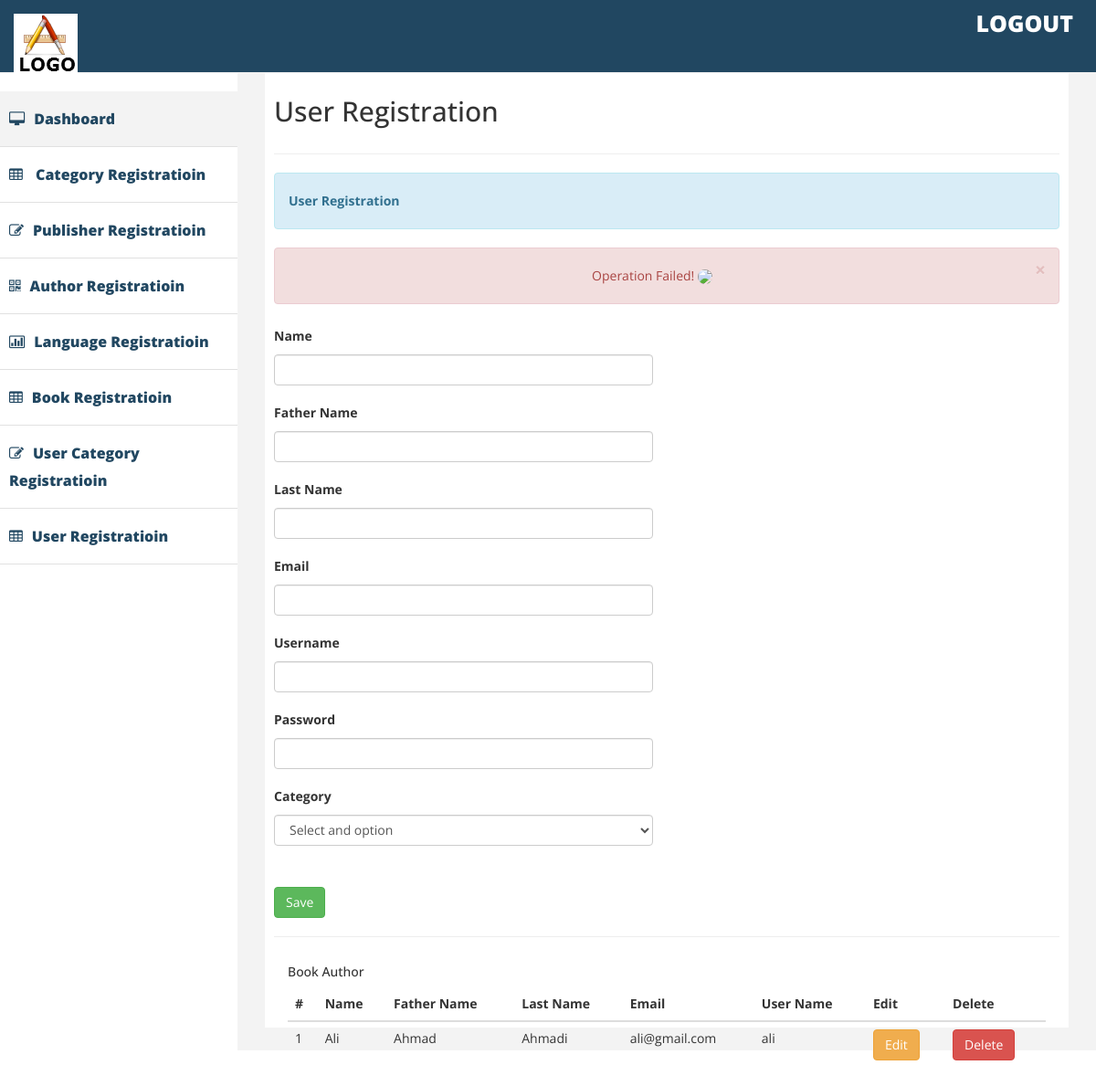
Screenshot of /onlinelibrary/view/userRegistration.php?error with the database file from the repository.
### tables this page shows
CREATE TABLE `users` (
  `id` int(11) NOT NULL,
  `name` varchar(30) NOT NULL,
  `username` varchar(50) NOT NULL,
  `password` varchar(50) NOT NULL,
  `category_id` int(11) NOT NULL,
  `fname` varchar(100) NOT NULL,
  `lname` varchar(100) NOT NULL,
  `email` varchar(100) NOT NULL,
  `deleted` int(11) NOT NULL
);

### onlinelibrary/data/class.db.php (called while the page is built, shortened)
<?php
class db{
	private $host ="localhost";
	private $usr ="root";
	private $pass="";
	private $db ="onlinelibrary";
	function __construct(){
		$connection = mysqli_connect($this->host, $this->usr, $this->pass, $this->db);
		if (!$connection) {
			echo "Opps ! You are having trouble with your connection: ".mysqli_error($connection);
		} else{
			$this->con = $connection;
		}
	}
}
?>

### onlinelibrary/data/class.user.php (called while the page is built, shortened)
<?php
include_once "class.db.php";
class user extends db{
	function list_user(){
		$query = "Select * from users  ORDER BY id DESC";
		$result = mysqli_query($this->con, $query);
		while ($post = mysqli_fetch_assoc($result)) {
			$data[]=$post;
		}
		return $data;
	}
}
?>

### onlinelibrary/data/class.userCategory.php (called while the page is built, shortened)
<?php
include_once "class.db.php";
class userCategory extends db{
	function list_UserCategory(){
		$query = "Select * from user_category  ORDER BY id DESC";
		$result = mysqli_query($this->con, $query);
		while ($post = mysqli_fetch_assoc($result)) {
			$data[]=$post;
		}
		return $data;
	}
}
?>

### onlinelibrary/view/userRegistration.php (the view, shortened to what this page needs)
<!DOCTYPE html>
<html xmlns="http://www.w3.org/1999/xhtml">
<?php
include("head.php"); ?>
<body>
   <?php include("sidebar.php"); ?>
        <div id="page-wrapper" >
            <div id="page-inner">
                <div class="row">
                    <div class="col-lg-12">
                     <h2>User  Registration</h2>
                    </div>
                </div>
                  <hr />
                <div class="row">
                    <div class="col-lg-12 ">
                        <div class="alert alert-info">
                             <strong>User  Registration</strong>
                        </div>
                       <?php include("_alerts.php"); ?>
                    </div>
                    </div>
                    <div class="row">
					  <form method="POST" action ="../business/business.user.php" >
						  <div class="col-lg-6 col-md-6 col-sm-6 col-xs-6">
							   <div class="form-group">
								 <label> Name</label>
								  <input type="text" class="form-control" name='name' placeholder="" />
							   </div>
							   <div class="form-group">
								 <label> Father Name</label>
								  <input type="text" class="form-control" name='fname' placeholder="" />
							   </div>
							   <div class="form-group">
								 <label> Last Name</label>
								  <input type="text" class="form-control" name='lname' placeholder="" />
							   </div>
							   <div class="form-group">
								 <label> Email</label>
								  <input type="text" class="form-control" name='email' placeholder="" />
							   </div>
							   <div class="form-group">
								 <label> Username</label>
								  <input type="text" class="form-control" name='username' placeholder="" />
							   </div>
							   <div class="form-group">
								 <label> Password</label>
								  <input type="password" class="form-control" name='password' placeholder="" />
							   </div>
							   <div class="form-group">
								 <label> Category</label>
								 <select name="category_id" class="form-control">
								 <option value="">Select and option</option>
								 <?php
                                  include("../data/class.userCategory.php");
								  $userList = new userCategory();
								  $users = $userList->list_UserCategory();
								 ?>
								 </select>
							   </div>
						   <br>
						   <div class="input-group">
							 <button type="submit" name="submit" class="btn btn-success" >Save</button>
						   </div>
						</div>
						</form>
                   </div>
				  <hr>
				  <div class="col-lg-12 col-md-12">
                        <h5>Book Author</h5>
                        <div class="table-responsive">
                            <table class="table">
                                <thead>
                                    <tr>
                                        <th>#</th>
                                        <th>Name</th>
                                        <th>Father Name</th>
                                        <th>Last Name</th>
                                        <th>Email</th>
                                        <th>User Name</th>
                                        <th>Edit</th>
                                        <th>Delete</th>
                                    </tr>
                                </thead>
                                <tbody>
                                 <?php
								  include("../data/class.user.php");
								  $userList = new user();
								  $users = $userList->list_user();
								  $i=0;
								   foreach($users as $user){
									   $i++;
									   echo  "<tr>
									             <td>$i</td>
									             <td>$user[name]</td>
									             <td>$user[fname]</td>
									             <td>$user[lname]</td>
									             <td>$user[email]</td>
									             <td>$user[username]</td>
									             <td><a href='edit_user.php?update_id=$user[id]' class='btn btn-warning' >Edit</a></td>
									             <td><a href='../business/business.delete_user.php?del_id=$user[id]' class='btn btn-danger' >Delete</a></td>
									     </tr>";
								     }
								 ?>
                                </tbody>
                            </table>
                        </div>
                    </div>
                </div>
              </div>
            </div>
</body>
</html>

### onlinelibrary/view/assets/css/custom.css (style rules this page uses)
body { font-family: 'Open Sans', sans-serif; line-height:30px; }
#page-wrapper { padding: 15px 15px; min-height: 600px; background:#F3F3F3; }
#page-inner { width:100%; margin:10px 20px 10px 0px; background-color:#fff!important; padding:10px; min-height:1050px; }
@media (min-width:768px) { #page-wrapper { margin: 0 0 0 260px; padding: 15px 30px; min-height: 1050px; } }

### rows the page displays
users: name "Ali", fname "Ahmad", lname "Ahmadi", email "ali@gmail.com", username "ali"
